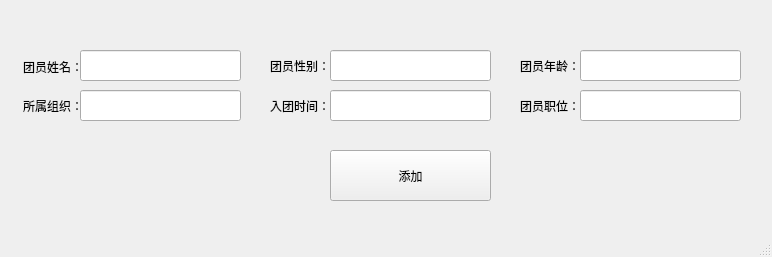
<?xml version="1.0" encoding="UTF-8"?>
<ui version="4.0">
 <class>add</class>
 <widget class="QMainWindow" name="add">
  <property name="geometry">
   <rect>
    <x>0</x>
    <y>0</y>
    <width>772</width>
    <height>257</height>
   </rect>
  </property>
  <property name="windowTitle">
   <string>登记新团员</string>
  </property>
  <widget class="QWidget" name="centralwidget">
   <widget class="QLabel" name="label">
    <property name="geometry">
     <rect>
      <x>23</x>
      <y>51</y>
      <width>61</width>
      <height>31</height>
     </rect>
    </property>
    <property name="text">
     <string>团员姓名：</string>
    </property>
   </widget>
   <widget class="QLineEdit" name="name">
    <property name="geometry">
     <rect>
      <x>80</x>
      <y>50</y>
      <width>161</width>
      <height>31</height>
     </rect>
    </property>
   </widget>
   <widget class="QLineEdit" name="sex">
    <property name="geometry">
     <rect>
      <x>330</x>
      <y>50</y>
      <width>161</width>
      <height>31</height>
     </rect>
    </property>
   </widget>
   <widget class="QLabel" name="label_2">
    <property name="geometry">
     <rect>
      <x>270</x>
      <y>50</y>
      <width>61</width>
      <height>31</height>
     </rect>
    </property>
    <property name="text">
     <string>团员性别：</string>
    </property>
   </widget>
   <widget class="QLabel" name="label_3">
    <property name="geometry">
     <rect>
      <x>520</x>
      <y>50</y>
      <width>61</width>
      <height>31</height>
     </rect>
    </property>
    <property name="text">
     <string>团员年龄：</string>
    </property>
   </widget>
   <widget class="QLineEdit" name="age">
    <property name="geometry">
     <rect>
      <x>580</x>
      <y>50</y>
      <width>161</width>
      <height>31</height>
     </rect>
    </property>
   </widget>
   <widget class="QLineEdit" name="job">
    <property name="geometry">
     <rect>
      <x>580</x>
      <y>90</y>
      <width>161</width>
      <height>31</height>
     </rect>
    </property>
   </widget>
   <widget class="QLabel" name="label_4">
    <property name="geometry">
     <rect>
      <x>23</x>
      <y>90</y>
      <width>61</width>
      <height>31</height>
     </rect>
    </property>
    <property name="text">
     <string>所属组织：</string>
    </property>
   </widget>
   <widget class="QLineEdit" name="organization">
    <property name="geometry">
     <rect>
      <x>80</x>
      <y>90</y>
      <width>161</width>
      <height>31</height>
     </rect>
    </property>
   </widget>
   <widget class="QLineEdit" name="time">
    <property name="geometry">
     <rect>
      <x>330</x>
      <y>90</y>
      <width>161</width>
      <height>31</height>
     </rect>
    </property>
   </widget>
   <widget class="QLabel" name="label_5">
    <property name="geometry">
     <rect>
      <x>270</x>
      <y>90</y>
      <width>61</width>
      <height>31</height>
     </rect>
    </property>
    <property name="text">
     <string>入团时间：</string>
    </property>
   </widget>
   <widget class="QLabel" name="label_6">
    <property name="geometry">
     <rect>
      <x>520</x>
      <y>90</y>
      <width>61</width>
      <height>31</height>
     </rect>
    </property>
    <property name="text">
     <string>团员职位：</string>
    </property>
   </widget>
   <widget class="QPushButton" name="add_2">
    <property name="geometry">
     <rect>
      <x>330</x>
      <y>150</y>
      <width>161</width>
      <height>51</height>
     </rect>
    </property>
    <property name="text">
     <string>添加</string>
    </property>
   </widget>
  </widget>
  <widget class="QMenuBar" name="menubar">
   <property name="geometry">
    <rect>
     <x>0</x>
     <y>0</y>
     <width>772</width>
     <height>23</height>
    </rect>
   </property>
  </widget>
  <widget class="QStatusBar" name="statusbar"/>
 </widget>
 <resources/>
 <connections/>
</ui>
